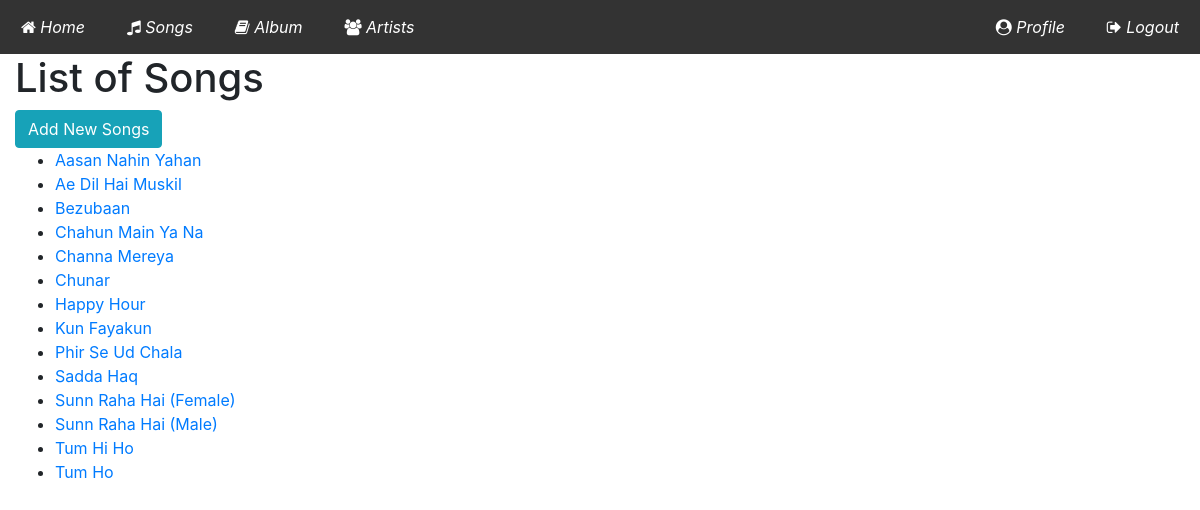
Screenshot of /songs/ (signed in) with the database file from the repository.
### songs/models.py (models this page shows, shortened)
class Song(models.Model):
    owner       = models.ForeignKey(Profile ,on_delete=models.CASCADE)
    Title       = models.CharField(max_length=30)
    Album       = models.ForeignKey('Album',on_delete=models.CASCADE,null=True,blank= True)
    Artist      = models.ManyToManyField('Artist', blank=True)
    Lyrics      = models.TextField(null=True,blank=True)
    Duration    = models.DurationField(null=True,blank= True,help_text='Please use the following '
                                                                       'format: <em>hh-mm-ss</em>')
    class Meta :
        ordering =['Title']

### songs/views.py (the view)
# urls.py: path('songs/',SongsListView.as_view(),name='songs'),
class SongsListView(LoginRequiredMixin,ListView):
    template_name = 'lists.htm'
    def get_queryset(self):
        return Song.objects.filter(owner=self.request.user.profile)
    def get_context_data(self, *args, **kwargs):
        context=super().get_context_data()
        context['title']='Songs'
        return context

### templates/lists.htm (shortened to what this page needs)
{% extends "base.htm" %}
{% block content %}
<h1>List of {{ title }}</h1>
    <a href="create/" class="btn btn-info">Add New {{ title }}</a>
    <ul>
    {% for obj in object_list %}
    <li><a href="{{ obj.id }}">{{ obj.Title }}</a>
    {% endfor %}
    </ul>
{% endblock content%}

### rows the page displays
Song: Title "Aasan Nahin Yahan"
Song: Title "Ae Dil Hai Muskil"
Song: Title "Bezubaan"
Song: Title "Chahun Main Ya Na"
Song: Title "Channa Mereya"
Song: Title "Chunar"
Song: Title "Happy Hour"
Song: Title "Kun Fayakun"
Song: Title "Phir Se Ud Chala"
Song: Title "Sadda Haq"
Song: Title "Sunn Raha Hai (Female)"
Song: Title "Sunn Raha Hai (Male)"
Song: Title "Tum Hi Ho"
Song: Title "Tum Ho"

### other values shown
{{ title }} "Songs"
